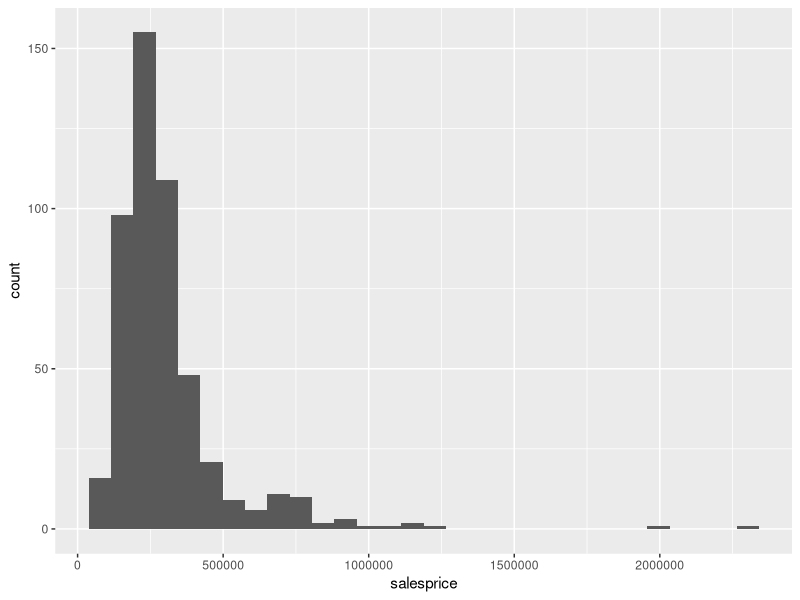
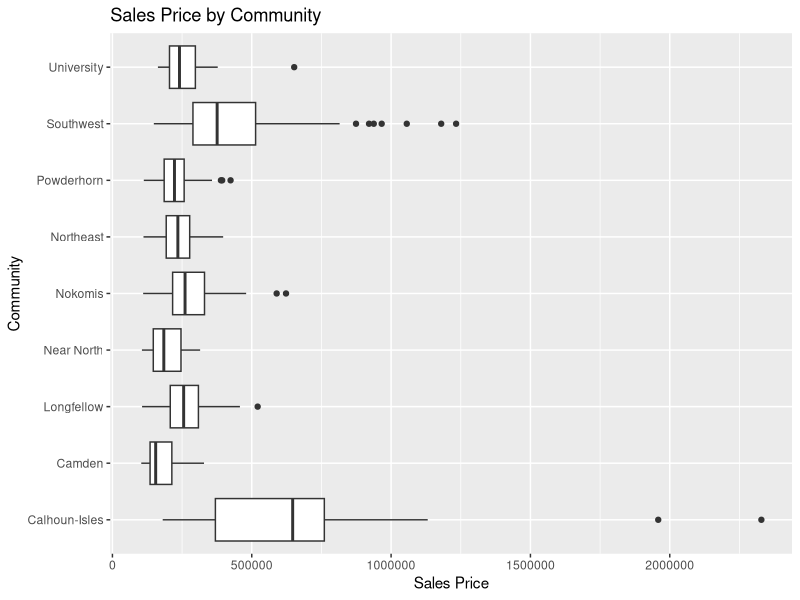
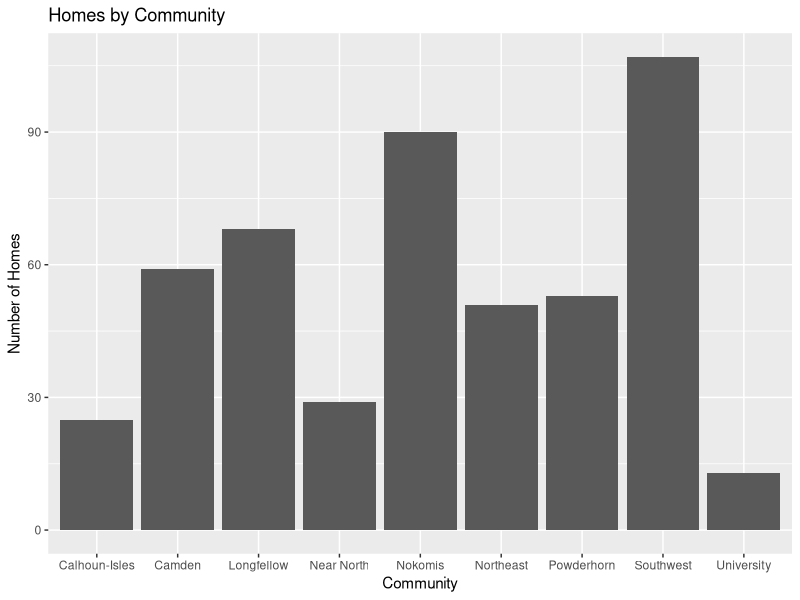
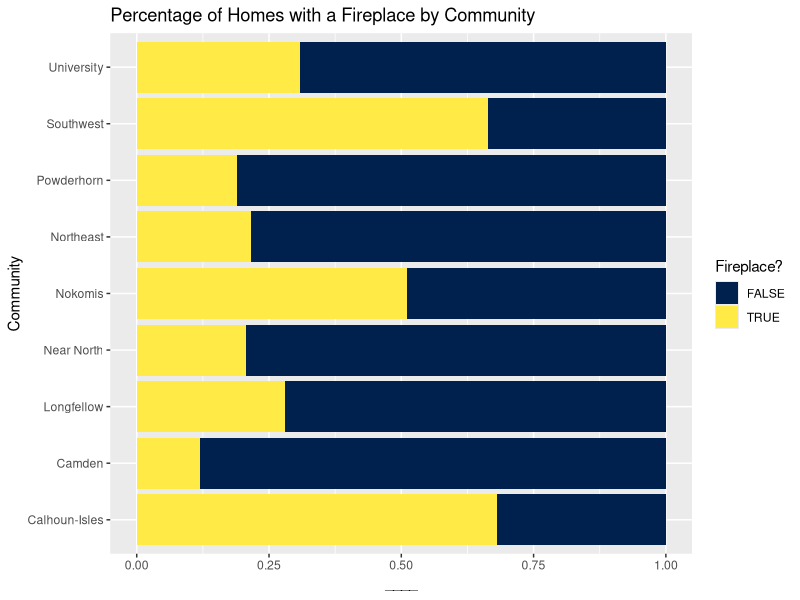

Generate these figures, in order, with R:
## ---- chunk 1
library(tidyverse)
## ---- chunk 2
mn_homes <- read_csv("data/mn_homes.csv")
## ---- chunk 3
# code here
## ---- chunk 4
# code here
## ---- chunk 5
ggplot(data = mn_homes, 
       mapping = aes(x = salesprice)) + 
  geom_histogram()
## ---- chunk 6
ggplot(data = mn_homes, 
       mapping = aes(x = community, y = salesprice)) + 
  geom_boxplot() + 
  coord_flip() + 
  labs(title = "Sales Price by Community", x = "Community", y = "Sales Price") 
## ---- chunk 7
ggplot(data = mn_homes, mapping = aes(x = community)) + 
  geom_bar() + 
  labs(title = "Homes by Community", x = "Community", y = "Number of Homes")
## ---- chunk 8
ggplot(data = mn_homes, mapping = aes(x = community, fill = fireplace)) + 
  geom_bar(position = "fill") + 
  scale_fill_viridis_d(option = "cividis", name="Fireplace?") + 
  coord_flip() + 
  labs(title = "Percentage of Homes with a Fireplace by Community", 
       x = "Community", y = "____")
